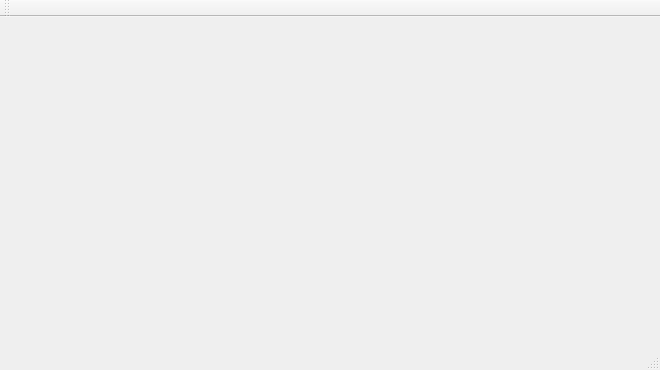
<?xml version="1.0" encoding="UTF-8"?>
<ui version="4.0">
 <class>MainWindow</class>
 <widget class="QMainWindow" name="MainWindow">
  <property name="geometry">
   <rect>
    <x>0</x>
    <y>0</y>
    <width>660</width>
    <height>370</height>
   </rect>
  </property>
  <property name="windowTitle">
   <string>MainWindow</string>
  </property>
  <widget class="QWidget" name="centralWidget"/>
  <widget class="QMenuBar" name="menuBar">
   <property name="geometry">
    <rect>
     <x>0</x>
     <y>0</y>
     <width>660</width>
     <height>20</height>
    </rect>
   </property>
  </widget>
  <widget class="QToolBar" name="mainToolBar">
   <attribute name="toolBarArea">
    <enum>TopToolBarArea</enum>
   </attribute>
   <attribute name="toolBarBreak">
    <bool>false</bool>
   </attribute>
  </widget>
  <widget class="QStatusBar" name="statusBar"/>
 </widget>
 <layoutdefault spacing="6" margin="11"/>
 <resources/>
 <connections/>
</ui>
